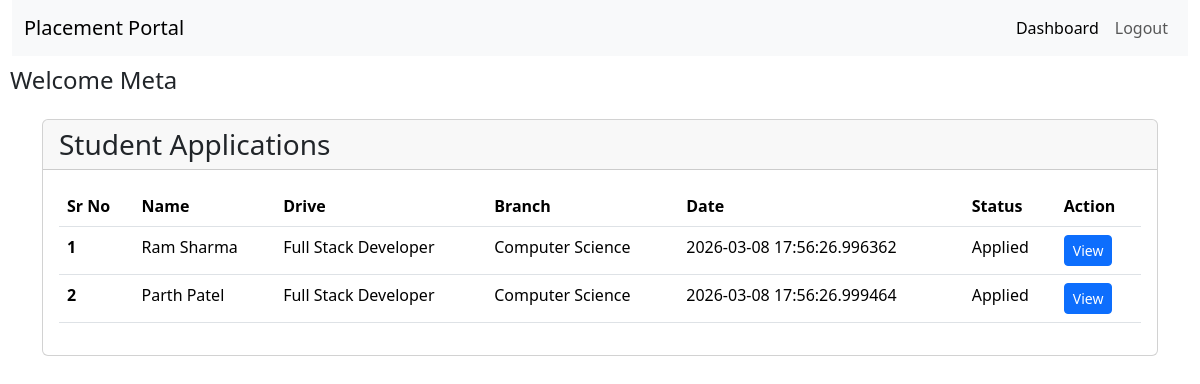
Page /company/view_applicants/1 (signed in) on the earlier database version.
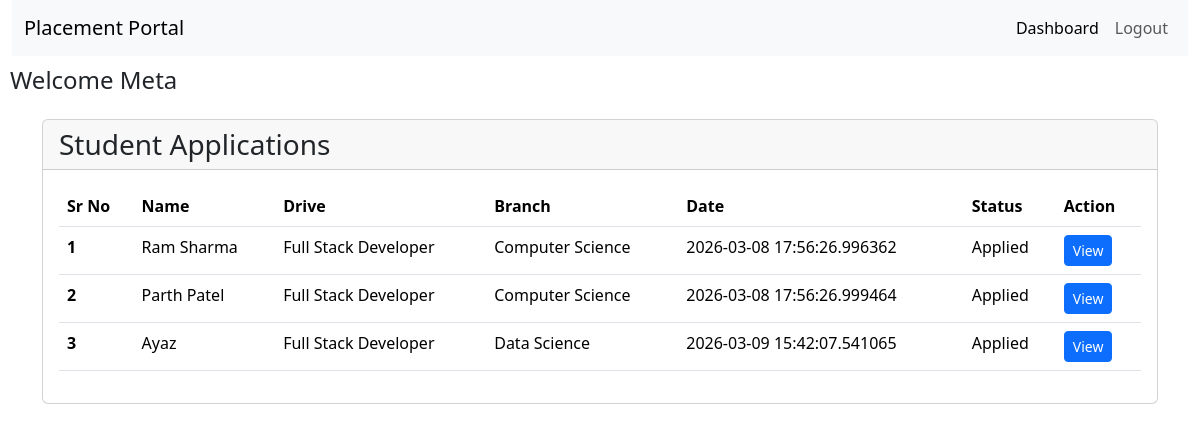
Same page on the later database version.
### backend/models.py (models this page shows, shortened)
class Company(db.Model, UserMixin):
    __tablename__ = "company"
    company_id = db.Column(db.Integer, primary_key=True, autoincrement=True)
    company_name = db.Column(db.String(100), nullable=False)
    email = db.Column(db.String(120), unique=True, nullable=False)
    password = db.Column(db.String(255), nullable=False)
    hr_contact = db.Column(db.String(15), nullable=False)
    website = db.Column(db.String(200))
    approval_status = db.Column(db.String(20), default="Pending")
    is_active = db.Column(db.Boolean, default=True)
    registered_at = db.Column(db.DateTime, default=datetime.utcnow)
    drives = db.relationship('Placement_Drive', backref='company', lazy=True)
    placements = db.relationship('Placement', backref='company', lazy=True,
                                 foreign_keys='Placement.company_id')

class Application(db.Model):
    __tablename__ = "application"
    application_id = db.Column(db.Integer, primary_key=True, autoincrement=True)
    student_id = db.Column(db.Integer, db.ForeignKey('student.student_id'),
                           nullable=False)
    drive_id = db.Column(db.Integer, db.ForeignKey('drive.drive_id'),
                         nullable=False)
    resume_id = db.Column(db.Integer, db.ForeignKey('resume.id'),
                          nullable=False)
    applied_at = db.Column(db.DateTime, default=datetime.utcnow)
    status = db.Column(db.String(20), default="Applied")
    updated_at = db.Column(db.DateTime, default=datetime.utcnow,
                           onupdate=datetime.utcnow)
    __table_args__ = (
        db.UniqueConstraint('student_id', 'drive_id', name='unique_application'),
    )
    resume = db.relationship('Resume', backref='resume', lazy=True)

class Student(db.Model, UserMixin):
    __tablename__ = "student"
    student_id = db.Column(db.Integer, primary_key=True, autoincrement=True)
    full_name = db.Column(db.String(100), nullable=False)
    email = db.Column(db.String(120), unique=True, nullable=False)
    password = db.Column(db.String(255), nullable=False)
    phone = db.Column(db.String(15), unique=True, nullable=False)
    branch = db.Column(db.String(100), nullable=False)
    institute = db.Column(db.String(150))
    cgpa = db.Column(db.Float)
    grad_year = db.Column(db.Integer)
    is_active = db.Column(db.Boolean, default=True)
    registered_at = db.Column(db.DateTime, default=datetime.utcnow)
    applications = db.relationship('Application', backref='student', lazy=True)
    resume = db.relationship('Resume', backref='student', uselist=False)
    placements = db.relationship('Placement', backref='student', lazy=True,
                                 foreign_keys='Placement.student_id')

class Placement_Drive(db.Model):
    __tablename__ = "drive"
    drive_id = db.Column(db.Integer, primary_key=True, autoincrement=True)
    company_id = db.Column(db.Integer, db.ForeignKey('company.company_id'),
                           nullable=False)
    job_title = db.Column(db.String(150), nullable=False)
    job_description = db.Column(db.Text)
    eligibility = db.Column(db.Text, nullable=False)
    location = db.Column(db.String(100), nullable=False)
    deadline = db.Column(db.DateTime, nullable=False)
    status = db.Column(db.String(20), nullable=False, default="Pending")
    created_at = db.Column(db.DateTime, default=datetime.utcnow)
    salary_range = db.Column(db.String(100))
    required_skills = db.Column(db.Text)
    is_active = db.Column(db.Boolean, default=True)
    applications = db.relationship('Application', backref='drive', lazy=True)

### backend/routes.py (the view)
@app.route("/company/view_applicants/<int:drive_id>")
@login_required
def view_applications(drive_id):
    if isinstance(current_user, Company):
        applications = Application.query.filter_by(drive_id=drive_id).all()
        return render_template("company/view_applicants.html",
                               applications=applications)
    return "You are not Authorized", 403

### app.py (called while the page is built)
def create_app():
    app = Flask(__name__)
    app.config["SQLALCHEMY_DATABASE_URI"] = "sqlite:///mydb.sqlite"
    app.config["SECRET_KEY"] = "mysecretkey"
    app.config["UPLOAD_FOLDER"] = "static/resumes"
    db.init_app(app)
    login_manager = LoginManager(app)
    login_manager.login_view = "login"
    @login_manager.user_loader
    def load_user(user_id):
        from backend.models import Admin, Student, Company
        if "-" not in user_id:
            return None
        role, id = user_id.split("-")
        id = int(id)
        if role == "admin":
            return Admin.query.get(id)
        elif role == "student":
            return Student.query.filter_by(student_id=id).first()
        elif role == "company":
            return Company.query.filter_by(company_id=id).first()
        return None
    app.app_context().push()
    return app

### templates/company/view_applicants.html (shortened to what this page needs)
<!DOCTYPE html>
<html lang="en">
<head>
    <link href="https://cdn.jsdelivr.net/npm/bootstrap@5.3.8/dist/css/bootstrap.min.css" rel="stylesheet"
>
</head>
<body>
    <div class="container-fluid">
        <nav class="navbar navbar-expand-lg bg-body-tertiary">
            <div class="container-fluid">
                <a class="navbar-brand" href="/">Placement Portal</a>
                <div class="collapse navbar-collapse" id="navbarSupportedContent">
                    <ul class="navbar-nav mb-2 mb-lg-0 ms-auto">
                        <li class="nav-item">
                            <a class="nav-link active" href="/dashboard/company">Dashboard</a>
                        </li>
                        <li class="nav-item">
                            <a class="nav-link" href="/logout">Logout</a>
                        </li>
                    </ul>
                </div>
            </div>
        </nav>
    </div>
    <h1 style="font-size: 1.5rem; margin: 10px;">Welcome {{ current_user.company_name }}</h1>
    <div class="container mt-4">
        <div class="card mb-4">
            <div class="card-header">
                <h3 class="mb-0">Student Applications</h3>
            </div>
            <div class="card-body">
                <table class="table">
                    <thead>
                        <tr>
                            <th scope="col">Sr No</th>
                            <th scope="col">Name</th>
                            <th scope="col">Drive</th>
                            <th scope="col">Branch</th>
                            <th scope="col">Date</th>
                            <th scope="col">Status</th>
                            <th scope="col">Action</th>
                        </tr>
                    </thead>
                    <tbody>
                        {% for a in applications %}
                        <tr>
                            <th scope="row">{{loop.index }}</th>
                            <td>{{ a.student.full_name }}</td>
                            <td>{{ a.drive.job_title }}</td>
                            <td>{{ a.student.branch }}</td>
                            <td>{{ a.applied_at }}</td>
                            <td>{{ a.status }}</td>
                            <td>
                                <a href="/dashboard/application/{{ a.application_id }}"
                                   class="btn btn-primary btn-sm">View</a>
                            </td>
                        </tr>
                        {% endfor %}
                    </tbody>
                </table>
            </div>
        </div>
    </div>
</body>
</html>

Differences in the rows shown:
added Application: student.full_name "Ayaz", drive.job_title "Full Stack Developer", student.branch "Data Science", applied_at "2026-03-09 15:42:07.541065", status "Applied"
